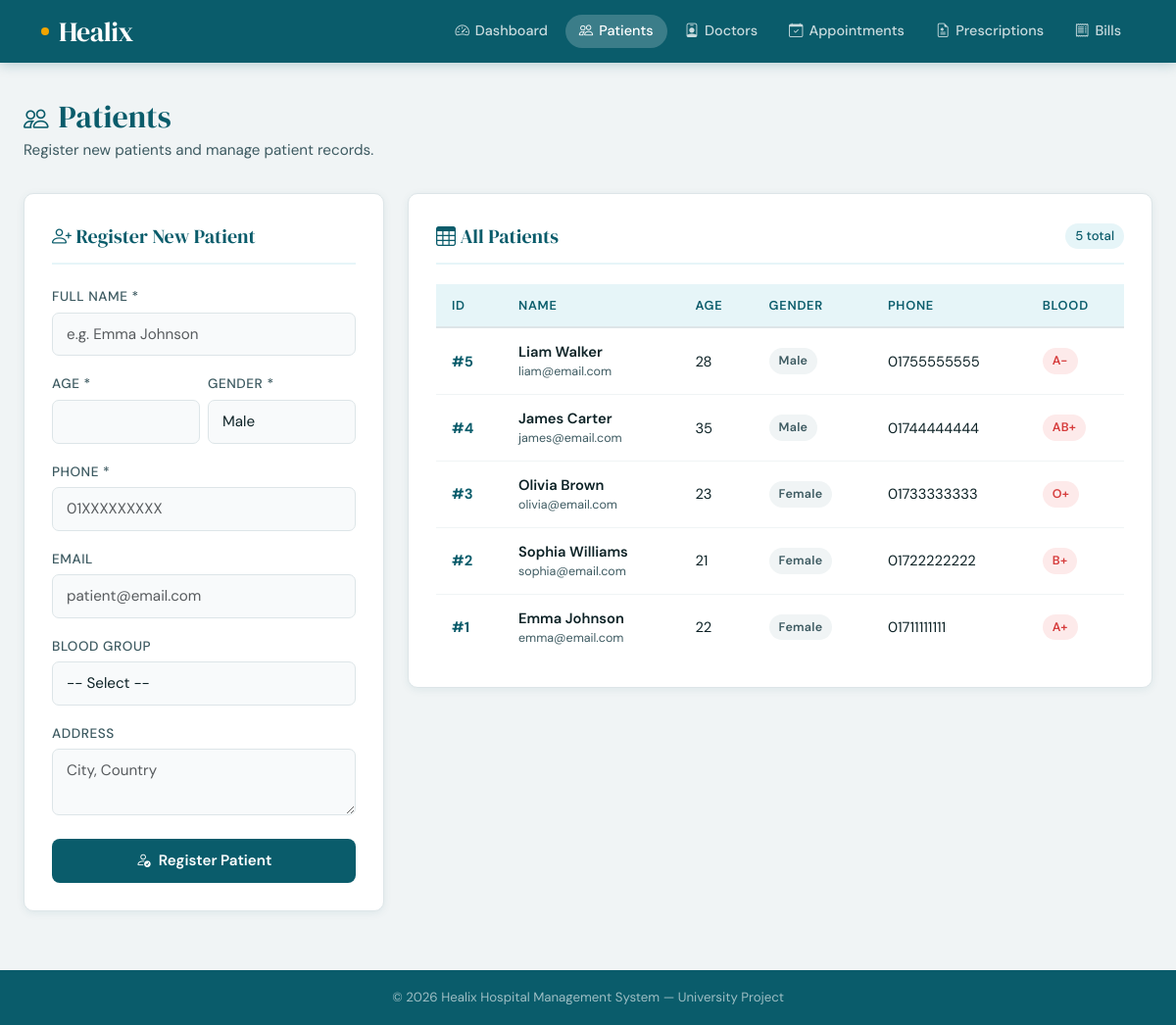
The app's page /pages/patients.php with its own data.
### tables this page shows
CREATE TABLE IF NOT EXISTS patients (
    patient_id     INT AUTO_INCREMENT PRIMARY KEY,
    name           VARCHAR(100)    NOT NULL,
    age            INT             NOT NULL,
    gender         ENUM('Male','Female','Other') NOT NULL,
    phone          VARCHAR(20)     NOT NULL UNIQUE,
    blood_group    VARCHAR(5),
    address        TEXT,
    email          VARCHAR(100),
    created_at     TIMESTAMP       DEFAULT CURRENT_TIMESTAMP
);

### pages/patients.php (the view, shortened to what this page needs)
<?php
require_once '../config/db.php';
$patients = $conn->query(
    "SELECT * FROM patients ORDER BY patient_id DESC"
);
require_once '../includes/header.php';
?>
<div class="page-header">
    <h1><i class="bi bi-people" style="font-size:1.6rem;vertical-align:middle;margin-right:10px;"></i>Patients</h1>
    <p>Register new patients and manage patient records.</p>
</div>
<div class="row g-4">
    <div class="col-lg-4">
        <div class="healix-card">
            <div class="card-title"><i class="bi bi-person-plus"></i> Register New Patient</div>
            <form method="POST" action="">
                <div class="mb-3">
                    <label class="form-label">Full Name *</label>
                    <input type="text" name="name" class="form-control" placeholder="e.g. Emma Johnson" required>
                </div>
                <div class="row g-2 mb-3">
                    <div class="col-6">
                        <label class="form-label">Age *</label>
                        <input type="number" name="age" class="form-control" min="0" max="150" required>
                    </div>
                    <div class="col-6">
                        <label class="form-label">Gender *</label>
                        <select name="gender" class="form-select" required>
                            <option value="Male">Male</option>
                        </select>
                    </div>
                </div>
                <div class="mb-3">
                    <label class="form-label">Phone *</label>
                    <input type="text" name="phone" class="form-control" placeholder="01XXXXXXXXX" required>
                </div>
                <div class="mb-3">
                    <label class="form-label">Email</label>
                    <input type="email" name="email" class="form-control" placeholder="patient@email.com">
                </div>
                <div class="mb-3">
                    <label class="form-label">Blood Group</label>
                    <select name="blood_group" class="form-select">
                        <option value="">-- Select --</option>
                    </select>
                </div>
                <div class="mb-4">
                    <label class="form-label">Address</label>
                    <textarea name="address" class="form-control" rows="2" placeholder="City, Country"></textarea>
                </div>
                <button type="submit" name="add_patient" class="btn-healix-primary">
                    <i class="bi bi-person-check"></i> Register Patient
                </button>
            </form>
        </div>
    </div>
    <div class="col-lg-8">
        <div class="healix-card">
            <div class="card-title" style="display:flex;justify-content:space-between;align-items:center;">
                <span><i class="bi bi-table"></i> All Patients</span>
                <span style="font-family:var(--font-body);font-size:0.82rem;font-weight:500;background:var(--primary-pale);color:var(--primary);padding:3px 10px;border-radius:20px;">
                    <?= $patients->num_rows ?> total
                </span>
            </div>
            <?php if ($patients->num_rows > 0): ?>
            <div class="table-responsive">
                <table class="healix-table">
                    <thead>
                        <tr>
                            <th>ID</th>
                            <th>Name</th>
                            <th>Age</th>
                            <th>Gender</th>
                            <th>Phone</th>
                            <th>Blood</th>
                        </tr>
                    </thead>
                    <tbody>
                        <?php while ($row = $patients->fetch_assoc()): ?>
                        <tr>
                            <td><strong style="color:var(--primary);">#<?= $row['patient_id'] ?></strong></td>
                            <td>
                                <div style="font-weight:600;"><?= htmlspecialchars($row['name']) ?></div>
                                <?php if ($row['email']): ?>
                                <div style="font-size:0.78rem;color:var(--neutral-700);"><?= htmlspecialchars($row['email']) ?></div>
                                <?php endif; ?>
                            </td>
                            <td><?= $row['age'] ?></td>
                            <td>
                                <span class="badge-healix badge-secondary">
                                    <?= $row['gender'] ?>
                                </span>
                            </td>
                            <td><?= htmlspecialchars($row['phone']) ?></td>
                            <td>
                                <?php if ($row['blood_group']): ?>
                                <span class="badge-healix badge-danger"><?= $row['blood_group'] ?></span>
                                <?php else: ?>
                                <span style="color:var(--neutral-700);">—</span>
                                <?php endif; ?>
                            </td>
                        </tr>
                        <?php endwhile; ?>
                    </tbody>
                </table>
            </div>
            <?php endif; ?>
        </div>
    </div>
</div>
<?php require_once '../includes/footer.php'; ?>

### includes/header.php (style rules this page uses)
:root { --primary: #0a5c6b; --primary-light:#0e8fa8; --primary-pale: #e6f5f8; --accent: #f0a500; --accent-pale: #fff8e6; --danger: #d63c3c; --success: #1a8a5a; --warning: #e88c00; --neutral-50: #f8fafb; --neutral-100: #f0f4f5; --neutral-200: #dde5e8; --neutral-700: #3d5a61; --neutral-900: #0d2226; --font-heading: 'DM Serif Display', Georgia, serif; --font-body: 'DM Sans', system-ui, sans-serif; --radius: 10px; --shadow-sm: 0 2px 8px rgba(10,92,107,0.08); --shadow-md: 0 4px 20px rgba(10,92,107,0.12); --shadow-lg: 0 8px 40px rgba(10,92,107,0.16); }
*, *::before, *::after { box-sizing: border-box; }
body { font-family: var(--font-body); background-color: var(--neutral-100); color: var(--neutral-900); margin: 0; min-height: 100vh; }
.page-header { margin-bottom: 32px; }
.page-header h1 { font-family: var(--font-heading); font-size: 2rem; color: var(--primary); margin: 0 0 4px; }
.page-header p { color: var(--neutral-700); font-size: 0.95rem; margin: 0; }
.healix-card { background: #fff; border-radius: var(--radius); border: 1px solid var(--neutral-200); box-shadow: var(--shadow-sm); padding: 28px; }
.healix-card .card-title { font-family: var(--font-heading); font-size: 1.25rem; color: var(--primary); margin-bottom: 20px; padding-bottom: 12px; border-bottom: 2px solid var(--primary-pale); }
.form-label { font-weight: 500; font-size: 0.85rem; color: var(--neutral-700); margin-bottom: 5px; text-transform: uppercase; letter-spacing: 0.04em; }
.form-control, .form-select { border: 1.5px solid var(--neutral-200); border-radius: 7px; padding: 10px 14px; font-family: var(--font-body); font-size: 0.95rem; color: var(--neutral-900); transition: border-color 0.2s, box-shadow 0.2s; background: var(--neutral-50); }
.btn-healix-primary { background: var(--primary); color: #fff; border: none; border-radius: 8px; padding: 11px 20px; font-weight: 600; font-size: 0.95rem; font-family: var(--font-body); width: 100%; cursor: pointer; transition: background 0.2s, transform 0.15s; display: flex; align-items: center; justify-content: center; gap: 8px; }
.healix-table { width: 100%; border-collapse: collapse; font-size: 0.92rem; }
.healix-table thead th { background: var(--primary-pale); color: var(--primary); font-weight: 600; font-size: 0.8rem; text-transform: uppercase; letter-spacing: 0.06em; padding: 12px 16px; border-bottom: 2px solid var(--neutral-200); white-space: nowrap; }
.healix-table tbody tr { transition: background 0.15s; }
.healix-table tbody td { padding: 13px 16px; border-bottom: 1px solid var(--neutral-100); color: var(--neutral-900); vertical-align: middle; }
.healix-table tbody tr:last-child td { border-bottom: none; }
.badge-healix { display: inline-flex; align-items: center; gap: 5px; padding: 4px 10px; border-radius: 20px; font-size: 0.78rem; font-weight: 600; letter-spacing: 0.02em; }
.badge-danger { background: #fdeaea; color: var(--danger); }
.badge-secondary { background: var(--neutral-100); color: var(--neutral-700); }

### records on screen
patients: patient_id "5", name "Liam Walker", email "liam@email.com", age "28", gender "Male", phone "01755555555", blood_group "A-"
patients: patient_id "4", name "James Carter", email "james@email.com", age "35", gender "Male", phone "01744444444", blood_group "AB+"
patients: patient_id "3", name "Olivia Brown", email "olivia@email.com", age "23", gender "Female", phone "01733333333", blood_group "O+"
patients: patient_id "2", name "Sophia Williams", email "sophia@email.com", age "21", gender "Female", phone "01722222222", blood_group "B+"
patients: patient_id "1", name "Emma Johnson", email "emma@email.com", age "22", gender "Female", phone "01711111111", blood_group "A+"

### other values on screen
$patients->num_rows "5"
